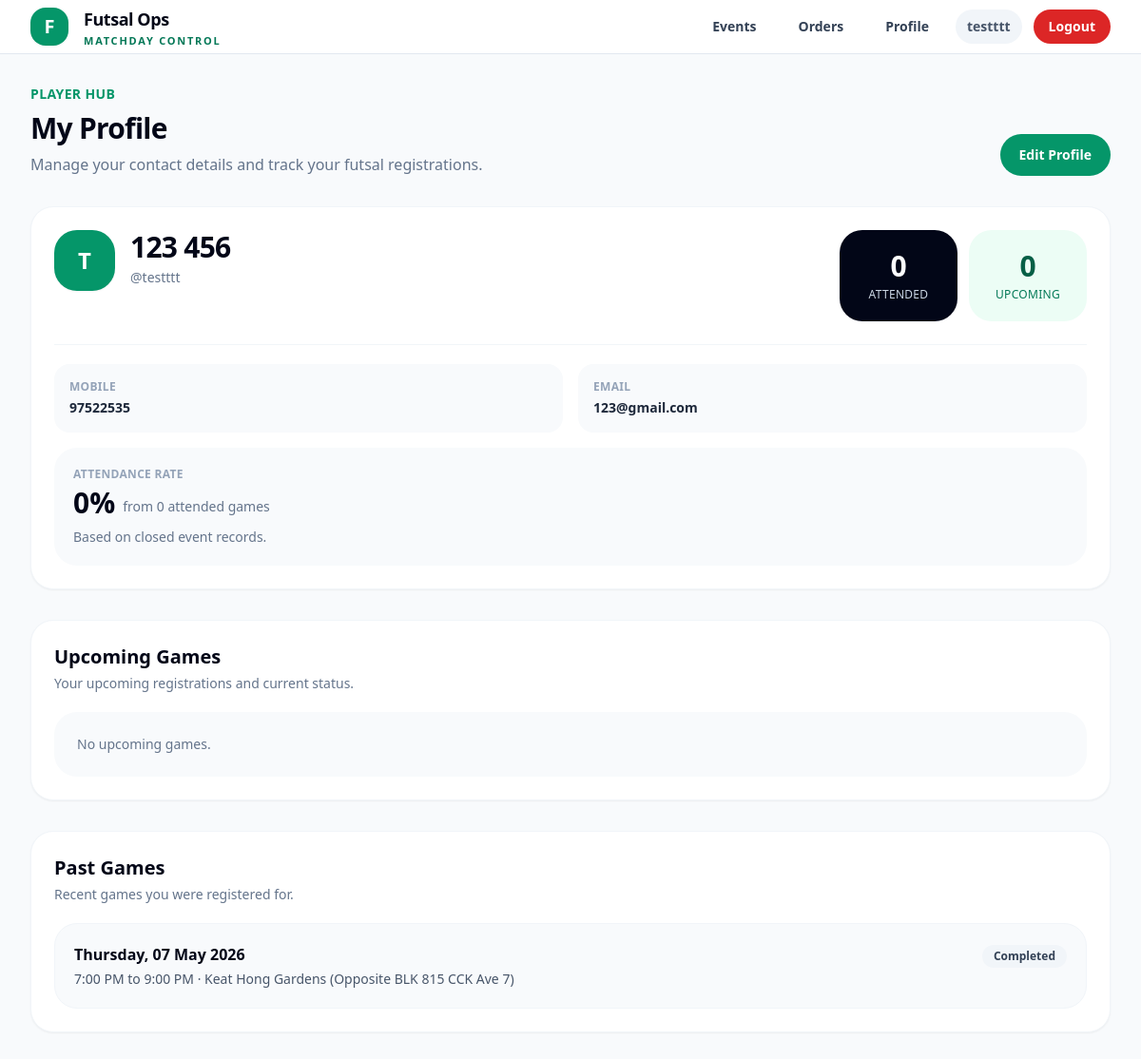
Before: /profile/ (signed in) with the older database file.
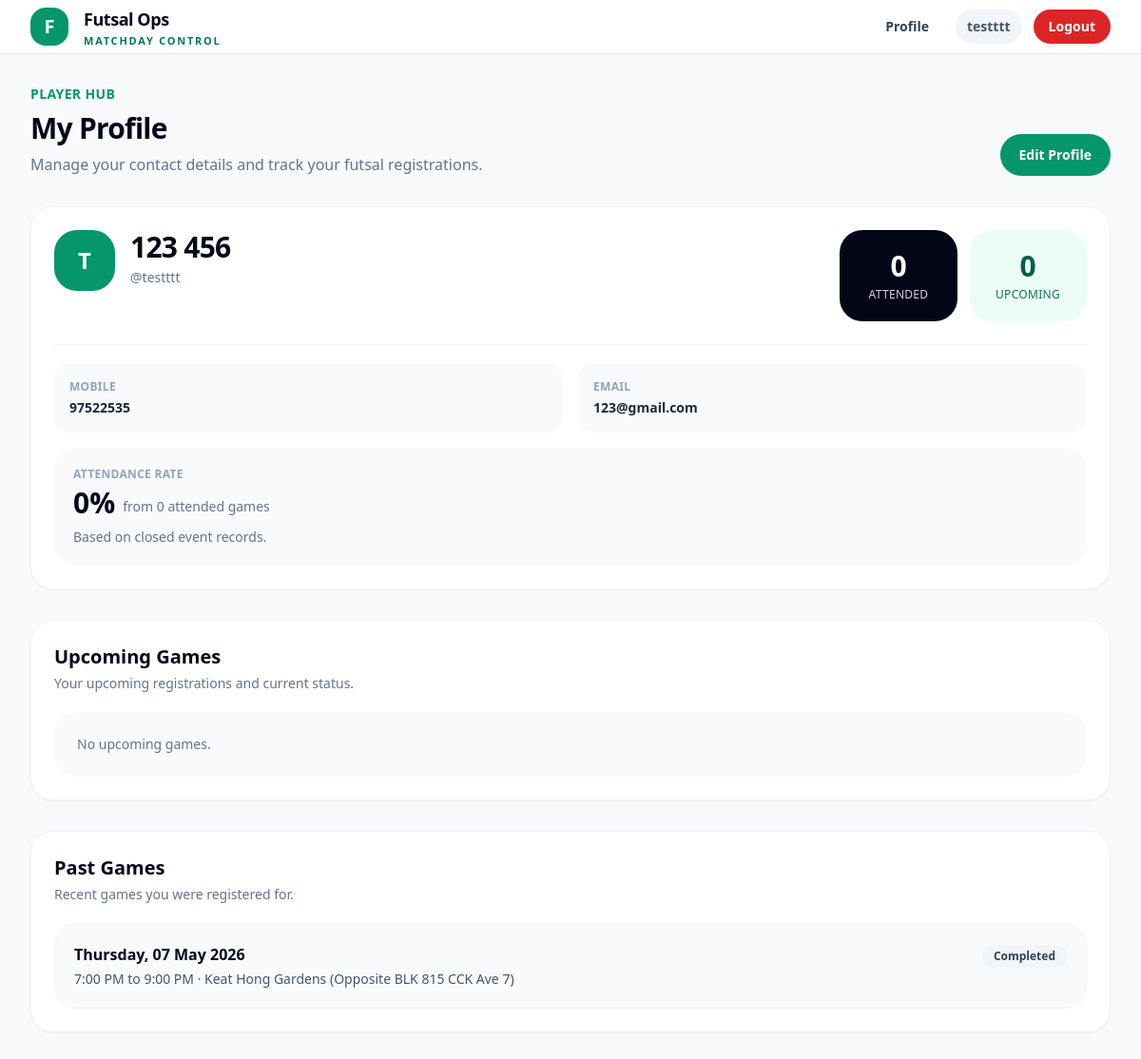
After: the same page with the newer database file.
### accounts/views.py (the view)
# urls.py: path("profile/", views.profile_view, name="profile"),
@login_required
def profile_view(request):
    user = request.user
    closed_closeout_statuses = [
        EventCloseout.STATUS_CLOSED_MANUAL,
        EventCloseout.STATUS_CLOSED_AUTO,
    ]
    attendance_records = (
        EventAttendance.objects
        .filter(
            user=user,
            is_active=True,
            closeout__status__in=closed_closeout_statuses,
        )
    )
    attended_count = attendance_records.filter(
        status=EventAttendance.STATUS_ATTENDED
    ).count()
    absent_count = attendance_records.filter(
        status=EventAttendance.STATUS_ABSENT
    ).count()
    excused_count = attendance_records.filter(
        status=EventAttendance.STATUS_EXCUSED
    ).count()
    attendance_base = attended_count + absent_count
    attendance_rate = 0
    if attendance_base > 0:
        attendance_rate = round((attended_count / attendance_base) * 100)
    upcoming_registrations = (
        EventRegistration.objects
        .filter(
            user=user,
            event__start_datetime__gte=timezone.now()
        )
        .exclude(status=EventRegistration.STATUS_REMOVED)
        .select_related("event")
        .order_by("event__start_datetime")
    )
    for reg in upcoming_registrations:
        reg.visible_status = get_player_visible_status(reg, reg.event)
    recent_events = (
        EventRegistration.objects
        .filter(
            user=user,
            event__start_datetime__lt=timezone.now()
        )
        .exclude(status=EventRegistration.STATUS_REMOVED)
        .select_related("event")
        .order_by("-event__start_datetime")[:5]
    )
    context = {
        "user": user,
        "upcoming_registrations": upcoming_registrations,
        "recent_events": recent_events,
        "attended_count": attended_count,
        "absent_count": absent_count,
        "excused_count": excused_count,
        "attendance_rate": attendance_rate,
    }
    return render(request, "accounts/profile.html", context)

### accounts/models.py (called while the page is built)
    def is_admin_level(self):
        return self.is_authenticated and (
            self.is_superuser
            or self.role in {self.ROLE_ADMIN, self.ROLE_SUPERADMIN}
        )

    def is_superadmin_level(self):
        return self.is_authenticated and (
            self.is_superuser
            or self.role == self.ROLE_SUPERADMIN
        )

### events/models.py (called while the page is built, shortened)
    @property
    def weekday_display(self):
        local_start = timezone.localtime(self.start_datetime)
        return local_start.strftime("%A")

    @property
    def date_display(self):
        local_start = timezone.localtime(self.start_datetime)
        return local_start.strftime("%d %B %Y")

    @property
    def time_range_display(self):
        local_start = timezone.localtime(self.start_datetime)
        local_end = timezone.localtime(self.end_datetime)
        start = local_start.strftime("%I:%M %p").lstrip("0")
        end = local_end.strftime("%I:%M %p").lstrip("0")
        return f"{start} to {end}"

    @property
    def effective_status(self):
        from registrations.models import EventRegistration
        now = timezone.now()
        if now >= self.end_datetime:
            return "completed"

### templates/accounts/profile.html (shortened to what the changed rows need)
{% extends "base.html" %}
{% block content %}
<div class="space-y-8">
    <div class="flex flex-col md:flex-row md:items-end md:justify-between gap-5">
        <div>
            <h1 class="mt-2 text-3xl font-black tracking-tight text-slate-950">
                My Profile
            </h1>
        </div>
    </div>
    <div class="bg-white rounded-3xl border border-slate-100 shadow-sm p-6">
        <div class="flex flex-col lg:flex-row lg:items-start lg:justify-between gap-6">
            <div class="flex items-start gap-4 flex-1 min-w-0">
                <div class="min-w-0">
                    <h2 class="text-2xl md:text-3xl font-black tracking-tight text-slate-950">
                        {{ user.get_full_name|default:user.username }}
                    </h2>
                </div>
            </div>
        </div>
    </div>
    <div class="bg-white rounded-3xl border border-slate-100 shadow-sm p-6">
        <div>
            <h2 class="text-xl font-black text-slate-950">Upcoming Games</h2>
        </div>
    </div>
    <div class="bg-white rounded-3xl border border-slate-100 shadow-sm p-6">
        <div>
            <h2 class="text-xl font-black text-slate-950">Past Games</h2>
        </div>
    </div>
</div>
{% endblock %}

### templates/base.html (shortened to what this page needs)
<!DOCTYPE html>
<html>
<head>
    <script src="https://cdn.tailwindcss.com"></script>
</head>
<body class="min-h-screen bg-slate-50 text-slate-950">
    <header class="sticky top-0 z-40 border-b border-slate-200 bg-white/95 backdrop-blur">
        <div class="max-w-7xl mx-auto px-4 sm:px-6 lg:px-8">
            <div class="h-14 flex items-center justify-between gap-6">
                <a href="/" class="flex items-center gap-4">
                    <div class="h-10 w-10 rounded-2xl bg-emerald-600 text-white flex items-center justify-center text-xl font-black shadow-sm">
                        F
                    </div>
                    <div class="leading-tight">
                        <div class="text-lg font-black tracking-tight text-slate-950">
                            Futsal Ops
                        </div>
                        <div class="text-[11px] uppercase tracking-[0.16em] text-emerald-700 font-bold mt-0.5">
                            Matchday Control
                        </div>
                    </div>
                </a>
                <div class="flex items-center gap-2 sm:gap-3">
                    {% if request.user.is_authenticated %}
                        {% if request.user.is_admin_level %}
                            <a href="{% url 'event_list' %}"
                               class="hidden sm:inline-flex items-center px-4 py-2 rounded-full text-sm font-semibold text-slate-700 hover:bg-emerald-50 hover:text-emerald-700">
                                Events
                            </a>
                            <a href="{% url 'standing_order_list' %}"
                               class="hidden sm:inline-flex items-center px-4 py-2 rounded-full text-sm font-semibold text-slate-700 hover:bg-emerald-50 hover:text-emerald-700">
                                Orders
                            </a>
                        {% endif %}
                        <a href="{% url 'profile' %}"
                           class="inline-flex items-center px-4 py-2 rounded-full text-sm font-semibold text-slate-700 hover:bg-emerald-50 hover:text-emerald-700">
                            Profile
                        </a>
                        <div class="hidden md:inline-flex items-center px-3 py-2 rounded-full bg-slate-100 text-sm font-semibold text-slate-600">
                            {{ request.user.username }}
                        </div>
                        <form method="post" action="/logout/">
                            <button type="submit"
                                class="inline-flex items-center px-4 py-2 rounded-full text-sm font-semibold bg-red-600 text-white hover:bg-red-700">
                                Logout
                            </button>
                        </form>
                    {% else %}
                        <a href="/login/"
                           class="inline-flex items-center px-5 py-2.5 rounded-full text-sm font-semibold bg-emerald-600 text-white hover:bg-emerald-700">
                            Login
                        </a>
                    {% endif %}
                </div>
            </div>
        </div>
    </header>
    <main class="max-w-7xl mx-auto px-4 sm:px-6 lg:px-8 py-8">
        {% block content %}{% endblock %}
    </main>
</body>
</html>

Changed rows visible on the page:
changed User "testttt": role "admin" → "user" (drawn)
Other visible differences:
text no longer shown: "Events Orders"
